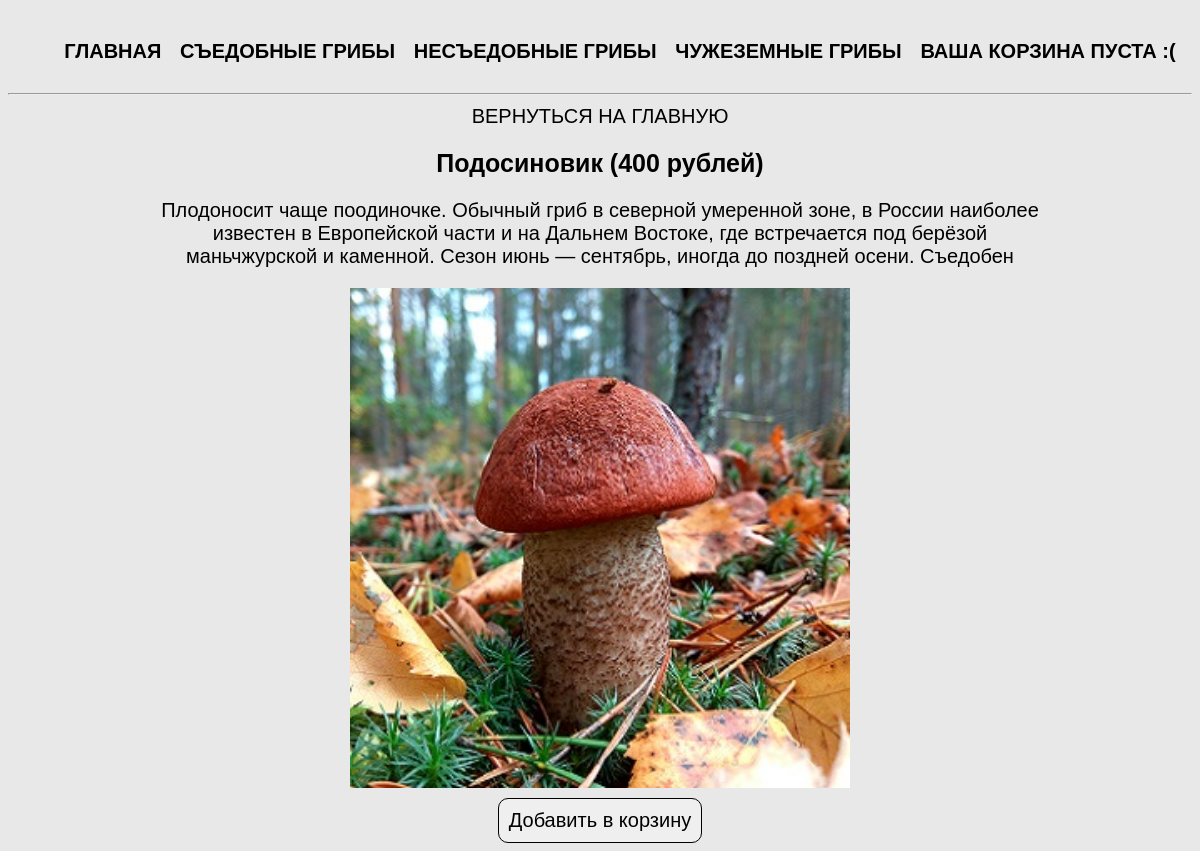
/product.php?product=leccinum, run on the app's committed database.
### tables this page shows
CREATE TABLE `cats` (
  `id` int(11) NOT NULL,
  `name` varchar(50) NOT NULL,
  `rus_name` varchar(50) NOT NULL
);

CREATE TABLE `products` (
  `id` int(11) NOT NULL,
  `title` varchar(50) NOT NULL,
  `cat_id` int(11) NOT NULL,
  `price` int(11) NOT NULL,
  `rus_name` varchar(50) NOT NULL,
  `img` varchar(50) NOT NULL,
  `descr` text NOT NULL
);

### product.php (the view, shortened to what this page needs)
<?php require_once 'db/db.php';
if (isset($_GET['product'])){
    $currentProduct = $_GET['product'];
    $product = $connect->query("select * from products WHERE title='$currentProduct'");
    $product = $product->fetch(PDO::FETCH_ASSOC);
    require_once 'parts/header.php';
}
?>
<div class="product-card">
    <a href="index.php">Вернуться на главную</a>
    <h2><?= $product['rus_name']?> (<?= $product['price']?> рублей)</h2>
    <div class="descr"><?= $product['descr']?></div>
    <img width="300" src="img/<?= $product['img']?>" alt="Фото">
    <?php require ('parts/add-form.php'); ?>
</div>

### parts/header.php (shortened to what this page needs)
<?php
    require_once 'db/db.php';
    $cats = $connect->query("SELECT * FROM cats");
    $cats = $cats->fetchAll(PDO::FETCH_ASSOC);
?>
<!doctype html>
<html lang="ru">
<head>
    <link rel="stylesheet" href="css/style.css">
</head>
<body>
<nav>
    <ul>
        <li><a href="index.php">Главная</a></li>
        <? foreach ($cats as $cat) {?>
        <li><a href="index.php?cat=<? echo $cat['name']?>"><? echo $cat['rus_name']; ?></a></li>
        <? } ?>
        <li><?php
            if ($_SESSION['totalQuantity']){ ?>
                <a href="cart.php">Корзина <span style="font-weight: 300">(Товаров: <?= $_SESSION['totalQuantity']?> на сумму <?= $_SESSION['totalPrice']?> руб)</span></a>
            <?php } else { ?>
            <a href="#">Ваша корзина пуста :(</a>
            <?php } ?>
        </li>
    </ul>
</nav>
<hr>

### css/style.css (style rules this page uses)
* { font-family: 'Arial', sans-serif; font-size: 20px; }
body { margin-top: 20px; background-color: #e8e8e8; }
a { text-decoration: none; text-transform: uppercase; color: #000000; -webkit-transition: all .3s; -moz-transition: all .3s; -ms-transition: all .3s; -o-transition: all .3s; transition: all .3s; }
h2 { font-size: 25px; }
img { width: 100%; }
.main, nav { width: 1170px; margin: auto; display: flex; flex-wrap: wrap; justify-content: space-around; }
nav ul { display: flex; list-style: none; width: 100%; justify-content: space-around; font-weight: 700; }
.cart, .product-card { text-align: center; width: 900px; margin: auto; }
.descr { margin-bottom: 20px; }
.product-card img { width: 500px; }

### data on the page
cats: rus_name "СЪЕДОБНЫЕ ГРИБЫ"
cats: rus_name "НЕСЪЕДОБНЫЕ ГРИБЫ"
cats: rus_name "ЧУЖЕЗЕМНЫЕ ГРИБЫ"
products: rus_name "Подосиновик", price "400", descr "Плодоносит чаще поодиночке. Обычный гриб в северной умеренной зоне, в России наиболее известен в Европейской части и на Дальнем Востоке, где встречается под берёзой маньчжурской и каменной. Сезон июнь — сентябрь, иногда до поздней осени. Съедобен", img (picture)
